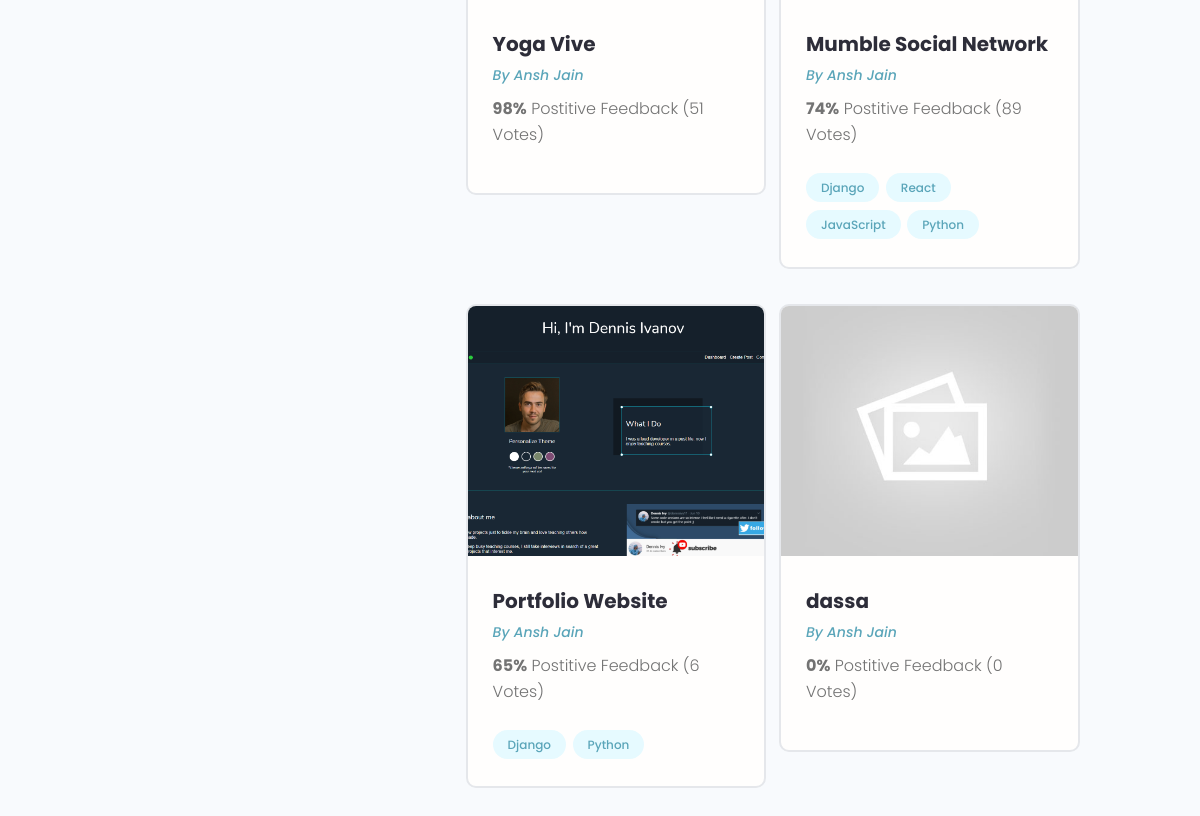
Before: /profile/5f408747-14b1-4878-921f-ffcb60bcc1c6/ (lower part) with the older database file.
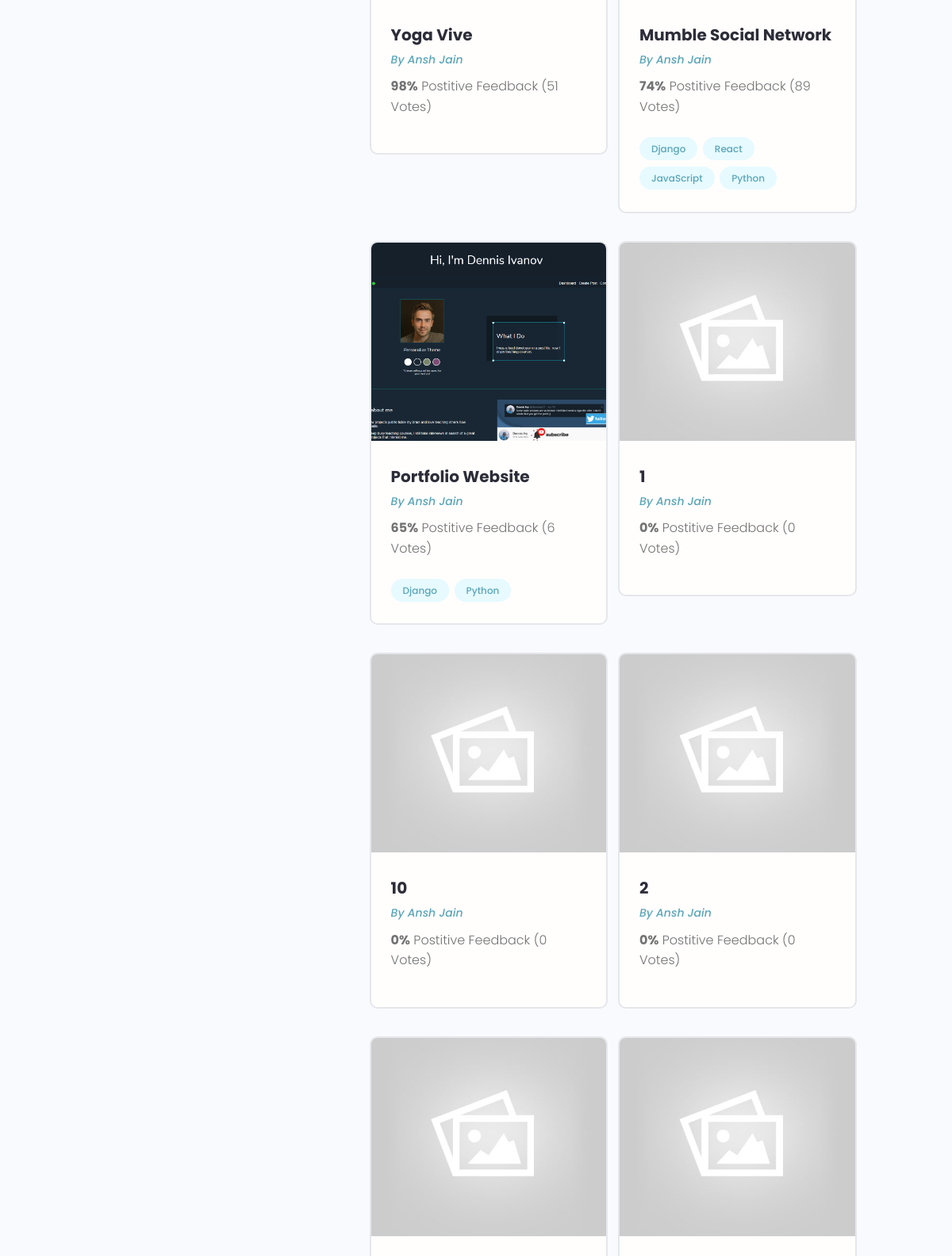
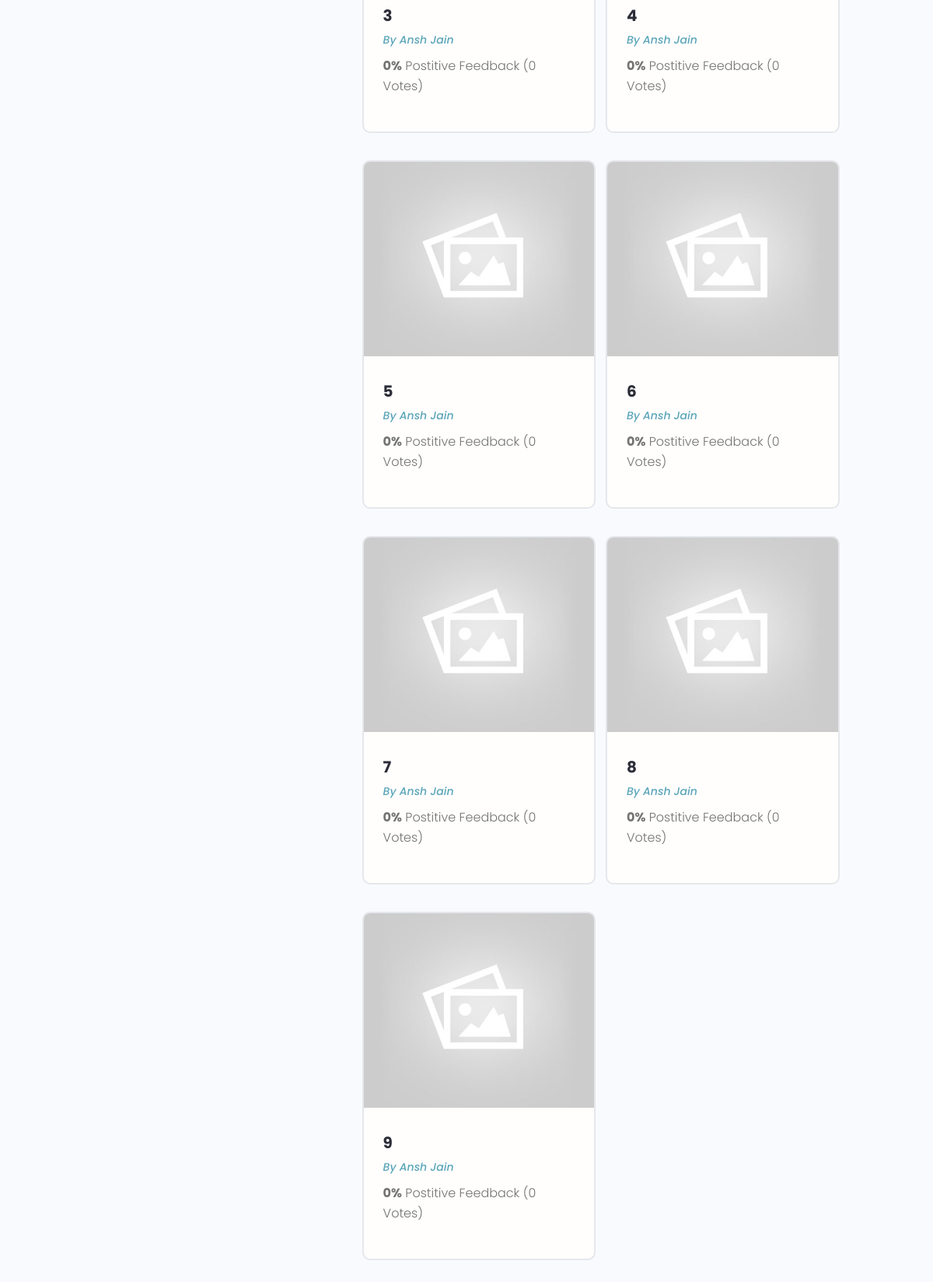
After: the same page with the newer database file (2 pictures, top to bottom).
### projects/models.py (models this page shows, shortened)
class Project(models.Model):
    owner = models.ForeignKey(Profile, null = True, blank = True, on_delete=models.SET_NULL)
    title = models.CharField(max_length = 200)
    description = models.TextField(null = True, blank=True) #we can have no data in this
    featured_image = models.ImageField(null = True, blank=True, default="default.jpg")
    demo_link = models.CharField(max_length = 2000, null = True, blank = True)
    source_link = models.CharField(max_length = 2000, null = True, blank = True)
    tags = models.ManyToManyField('Tag', blank = True)
    vote_total = models.IntegerField(default = 0, null = True, blank = True)
    vote_ratio = models.IntegerField(default = 0, null = True, blank = True)
    created = models.DateTimeField(auto_now_add = True)
    id = models.UUIDField(default=uuid.uuid4, unique=True, primary_key = True, editable = False)
    class Meta:
        ordering = ['-vote_ratio', '-vote_total', 'title']

class Tag(models.Model):
    name = models.CharField(max_length =200)
    created = models.DateTimeField(auto_now_add = True)
    id = models.UUIDField(default=uuid.uuid4, unique=True, primary_key = True, editable = False)
    def __str__(self):
        return self.name

### users/models.py (models this page shows, shortened)
class Profile(models.Model):
    user = models.OneToOneField(User, on_delete=models.CASCADE, null = True, blank = True)
    name = models.CharField(max_length=200, blank = True, null = True)
    email = models.EmailField(max_length=500, blank=True, null=True)
    username = models.CharField(max_length=200, blank = True, null = True)
    location = models.CharField(max_length=200, blank = True, null = True)
    short_intro = models.CharField(max_length=200, blank = True, null = True)
    bio = models.TextField(blank = True, null = True)
    profile_image = models.ImageField(null=True, blank=True, upload_to='profiles/', default="profiles/user-default.png")
    social_github = models.CharField(max_length=200, blank = True, null = True)
    social_twitter = models.CharField(max_length=200, blank = True, null = True)
    social_linkedin = models.CharField(max_length=200, blank = True, null = True)
    social_youtube = models.CharField(max_length=200, blank = True, null = True)
    social_website = models.CharField(max_length=200, blank = True, null = True)
    created = models.DateTimeField(auto_now_add = True)
    id = models.UUIDField(default=uuid.uuid4, unique=True, primary_key = True, editable = False)

### users/views.py (the view)
# urls.py: path('profile/<str:pk>/',views.userProfile, name="user-profile"),
def userProfile(request, pk):
    profile = Profile.objects.get(id=pk)
    topSkills = profile.skill_set.exclude(description__exact="")
    otherSkills = profile.skill_set.filter(description="")
    context = {'profile':profile, 'topSkills':topSkills, 'otherSkills':otherSkills}
    return render(request, 'users/user-profile.html', context)

### users/templates/users/user-profile.html (shortened to what this page needs)
{% extends 'main.html' %}
{% block content %}
<main class="profile my-md">
    <div class="container">
      <div class="layout">
        <div class="column column--1of3">
        </div>
        <div class="column column--2of3">
          <div class="devInfo">
            <div class="grid grid--two">
              {% for project in profile.project_set.all %}
              <div class="column">
                <div class="card project">
                  <a href="{% url 'project' project.id %}" class="project">
                    <img class="project__thumbnail" src="{{project.featured_image.url}}" alt="project thumbnail" />
                    <div class="card__body">
                      <h3 class="project__title">{{project.title}}</h3>
                      <p><a class="project__author" href="{% url 'user-profile' project.owner.id %}">By {{project.owner.name}}</a></p>
                      <p class="project--rating">
                        <span style="font-weight: bold;">{{project.vote_ratio}}%</span> Postitive
                        Feedback ({{project.vote_total}} Vote{{project.vote_total|pluralize:"s"}})
                      </p>
                      <div class="project__tags">
                        {% for tag in project.tags.all %}
                        <span class="tag tag--pill tag--main">
                          <small>{{tag}}</small>
                        </span>
                        {% endfor %}
                      </div>
                    </div>
                  </a>
                </div>
              </div>
              {% endfor %}
            </div>
          </div>
        </div>
      </div>
    </div>
  </main>
{% endblock content %}

### templates/main.html (shortened to what this page needs)
<!DOCTYPE html>
{% load static %}
<html lang="en">
<head>
    <link rel="stylesheet" href="https://cdn.iconmonstr.com/1.3.0/css/iconmonstr-iconic-font.min.css" />
    <link rel="stylesheet" href="{% static 'uikit/styles/uikit.css' %}" />
    <link rel="stylesheet" href="{% static 'styles/app.css' %}" />
</head>
<body>
    {% block content %}{% endblock content %}
</body>
</html>

### templates/navbar.html (shortened to what this page needs)
{% load static %}

### static/styles/app.css (style rules this page uses)
:root { --color-sub: #2d2d39; }
.card { border: 2px solid var(--color-light); }
img { width: 100%; }
.devInfo { margin-bottom: 3rem; }
.project__author { font-size: 1.4rem; font-style: italic; }
.project--rating { margin-bottom: 1.6em; margin-top: .5em; }
.project__thumbnail { height: 25rem; object-fit: cover; object-position: top center; }
.project__title { font-size: 2rem; font-weight: 700; color: var(--color-sub); }

### static/uikit/styles/modules/_variables.css (style rules this page uses)
:root { --color-main: #5aa5b9; --color-main-light: #e6faff; --color-sub: #3f4156; --color-sub-light: #51546e; --color-sub-lighter: #ededfd; --color-text: #737373; --color-gray: #8b8b8b; --color-light: #e5e7eb; --color-light-gray: #767676; --color-bg: #f8fafd; --color-white: #fffefd; --color-white-light: #f3f3f3; --color-success: #359e64; --color-success-bg: #def8e8; --color-error: #fc4b0b; --color-error-bg: #fff2ee; --font-base: 'Poppins', arial, helvetica, 'Segoe UI', roboto, ubuntu, sans-serif; --font-monospace: 'Fira Code', 'Courier New', courier, monospace; --font-regular: 300; --font-medium: 500; --font-bold: 700; --generic-shadow: 1px 1px 5px #00000010; --generic-transition: all 0.3s ease-in-out; }

### static/uikit/styles/modules/_base.css (style rules this page uses)
* { margin: 0; padding: 0; box-sizing: border-box; text-rendering: optimizeLegibility; color: inherit; font-size: inherit; }
html { font-size: 50%; }
@media only screen and (min-width: 480px) { html { font-size: 56.25%; } }
@media only screen and (min-width: 1200px) { html { font-size: 62.5%; } }
body { line-height: 1.6; font-weight: 400; font-size: 1.5rem; color: var(--color-text); background-color: var(--color-bg); min-height: 100vh; }

### static/uikit/styles/modules/_typography.css (style rules this page uses)
* { font-family: var(--font-base); }
h3 { font-size: 3.2rem; font-weight: var(--font-medium); }
p, span, strong { font-size: 1.6rem; color: var(--color-text); font-weight: var(--font-regular); }
a { padding-bottom: 2px; text-decoration: none; display: inline-block; color: var(--color-main); font-weight: var(--font-medium); }

### static/uikit/styles/modules/_utilities.css (style rules this page uses)
.container { width: 92%; max-width: 165rem; margin: 0 auto; box-sizing: border-box; }
@media screen and (min-width: 1000px) { .container { width: 90%; } }
@media screen and (min-width: 1200px) { .container { width: 80%; } }
.my-md { margin: 3rem auto; }

### static/uikit/styles/modules/_card.css (style rules this page uses)
.card { border-radius: 1rem; background-color: var(--color-white); border: 1.5px solid var(--color-light); width: auto; height: auto; margin-top: 0.5rem; margin-bottom: 0.5rem; overflow: hidden; }
.card__body, .card__header { padding: 2rem 2.5rem; }

### static/uikit/styles/modules/_tag.css (style rules this page uses)
.tag { display: inline-flex; align-items: center; background-color: var(--color-sub); height: -webkit-fit-content; height: -moz-fit-content; height: fit-content; width: -webkit-fit-content; width: -moz-fit-content; width: fit-content; border-radius: 0.5rem; padding: 0.5rem 1.5rem; font-size: 1.2rem; cursor: pointer; }
.tag:not(:last-child) { margin-right: 0.25rem; margin-bottom: 0.75rem; }
.tag > small { color: var(--color-white); }
.tag--pill { border-radius: 5rem; }
.tag--main, .tag--main > small { background: var(--color-main-light); color: var(--color-main); font-weight: 500; }

### static/uikit/styles/modules/_grid.css (style rules this page uses)
.grid { display: flex; flex-wrap: wrap; justify-content: flex-start; align-items: stretch; }
.grid > .column { min-width: 28rem; margin-bottom: 2.5rem; }
.grid--two > .column { flex-basis: 100%; }
@media screen and (min-width: 800px) { .grid--two { margin-right: -2%; } }
@media screen and (min-width: 800px) { .grid--two > .column { margin-right: 2%; } }
@media screen and (min-width: 800px) { .grid--two > .column { flex-basis: 48%; } }

### static/uikit/styles/modules/_layout.css (style rules this page uses)
.layout { display: flex; flex-flow: row wrap; justify-content: space-between; }
.layout > .column { margin-bottom: 3rem; }
.layout > .column.column--1of3 { flex-basis: 30%; }
.layout > .column.column--2of3 { flex-basis: 64%; }

Changed rows visible on the page:
removed Project: featured_image (placeholder picture), title "dassa", owner.name "Ansh Jain", vote_ratio "0", vote_total "0"
added Project: featured_image (placeholder picture), title "1", owner.name "Ansh Jain", vote_ratio "0", vote_total "0"
added Project: featured_image (placeholder picture), title "10", owner.name "Ansh Jain", vote_ratio "0", vote_total "0"
added Project: featured_image (placeholder picture), title "2", owner.name "Ansh Jain", vote_ratio "0", vote_total "0"
added Project: featured_image (placeholder picture), title "3", owner.name "Ansh Jain", vote_ratio "0", vote_total "0"
added Project: featured_image (placeholder picture), title "4", owner.name "Ansh Jain", vote_ratio "0", vote_total "0"
added Project: featured_image (placeholder picture), title "5", owner.name "Ansh Jain", vote_ratio "0", vote_total "0"
added Project: featured_image (placeholder picture), title "6", owner.name "Ansh Jain", vote_ratio "0", vote_total "0"
added Project: featured_image (placeholder picture), title "7", owner.name "Ansh Jain", vote_ratio "0", vote_total "0"
added Project: featured_image (placeholder picture), title "8", owner.name "Ansh Jain", vote_ratio "0", vote_total "0"
added Project: featured_image (placeholder picture), title "9", owner.name "Ansh Jain", vote_ratio "0", vote_total "0"
